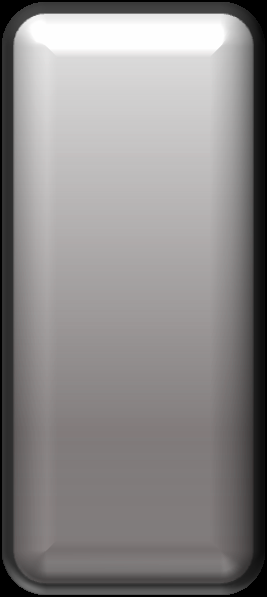
#> input picture Robot_control_interface/detection_gui/sources/gui_fig/main/1.png, 267 x 597 px, found by its file name
$ python image_add_test.py
#> lines starting #> are read from the running program, lines starting #| are printed output that depends on the picture
import cv2
import numpy as np

# [40 lines left out: functions add_alpha_channel, paste_bbox_img, not called in this run]

# ------------ test_main -------------
resize_H = 1080
resize_W = 1920
part_W = round(resize_W / 16)
part_W_l = round(resize_W / 16 * 1.2)
part_H = round(resize_H / 8)

main_icon_small_bg = cv2.imread("E:/gui_test/main/1.png", cv2.IMREAD_UNCHANGED)
#> main_icon_small_bg is the input picture: shape (597, 267, 4); mean B, G, R, A 137, 137, 139.6, 211.9
main_icon_large_left_bg = cv2.imread('E:/gui_test/main/2_left.png', cv2.IMREAD_UNCHANGED)
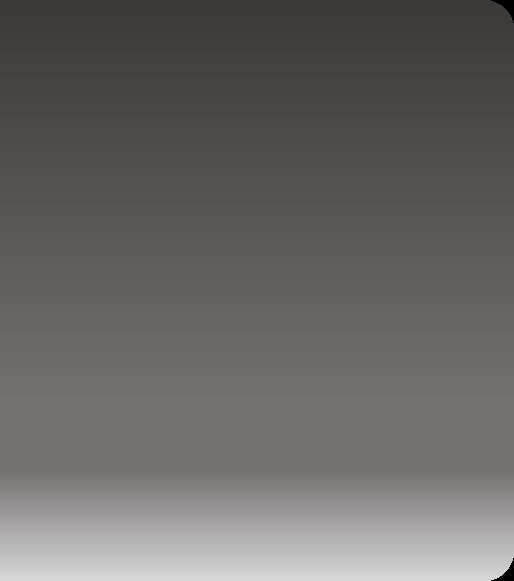
#> input picture Robot_control_interface/sources/gui_fig_v3/main/2_left.png, 514 x 581 px, found by its file name
#> main_icon_large_left_bg is the input picture: shape (581, 514, 4); mean B, G, R, A 102.3, 102.3, 106.1, 218.9
main_icon_large_right_bg = cv2.imread('E:/gui_test/main/2_right.png', cv2.IMREAD_UNCHANGED)
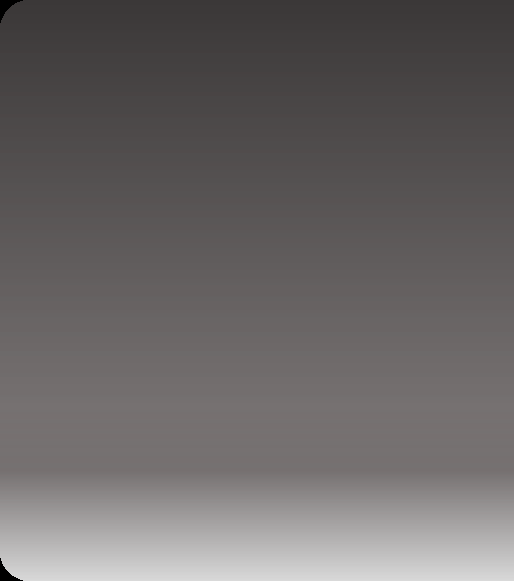
#> input picture Robot_control_interface/sources/gui_fig_v3/main/2_right.png, 514 x 581 px, found by its file name
#> main_icon_large_right_bg is the input picture: shape (581, 514, 4); mean B, G, R, A 102.3, 102.3, 106.1, 218.9
main_icon_small_bg = cv2.resize(main_icon_small_bg, (part_W_l, part_H * 2))
#> main_icon_small_bg: shape (270, 144, 4)
main_icon_large_left_bg = cv2.resize(main_icon_large_left_bg, (part_W * 2, part_H * 2))
#> main_icon_large_left_bg: shape (270, 240, 4)
main_icon_large_right_bg = cv2.resize(main_icon_large_right_bg, (part_W * 2, part_H * 2))
#> main_icon_large_right_bg: shape (270, 240, 4)

main_uterus_icon_small = cv2.imread("E:/gui_test/main/uterus_1.png", cv2.IMREAD_UNCHANGED)
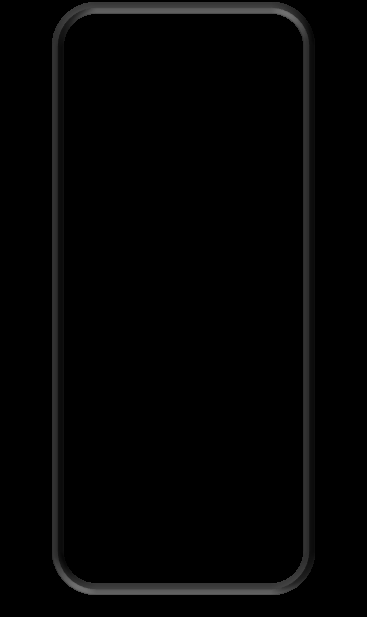
#> input picture robot_control_interface/detection_gui/sources/gui_fig/main/uterus_1.png, 367 x 617 px, found by its file name
#> main_uterus_icon_small is the input picture: shape (617, 367, 4); mean B, G, R, A 3.7, 3.7, 3.7, 28.4
main_uterus_left_icon_large = cv2.imread("E:/gui_test/main/uterus_2_left.png", cv2.IMREAD_UNCHANGED)
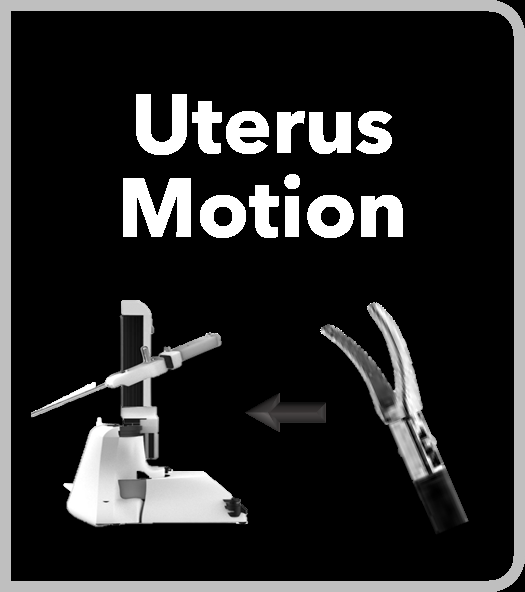
#> input picture Robot_control_interface/sources/gui_fig_v3/main/uterus_2_left.png, 525 x 592 px, found by its file name
#> main_uterus_left_icon_large is the input picture: shape (592, 525, 4); mean B, G, R, A 41.9, 41.9, 41.9, 59.8
main_uterus_right_icon_large = cv2.imread("E:/gui_test/main/uterus_2_right.png", cv2.IMREAD_UNCHANGED)
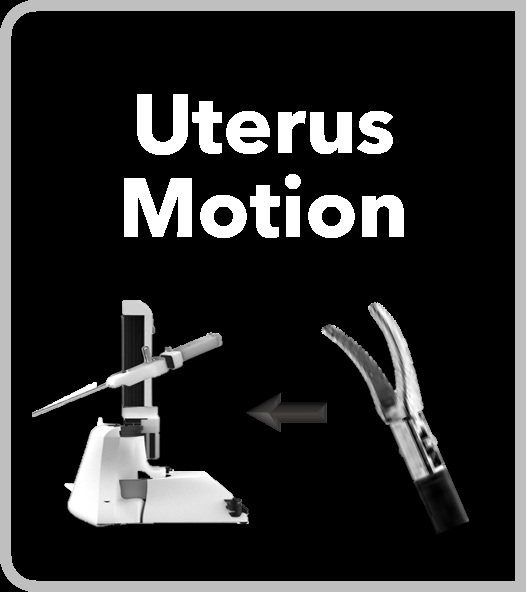
#> input picture Robot_control_interface/sources/gui_fig_v3/main/uterus_2_right.png, 526 x 592 px, found by its file name
#> main_uterus_right_icon_large is the input picture: shape (592, 526, 4); mean B, G, R, A 41.8, 41.8, 41.9, 59.7
main_uterus_icon_small = cv2.resize(main_uterus_icon_small, (part_W_l, part_H * 2))
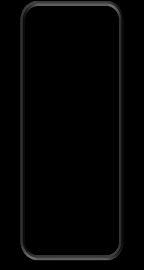
#> main_uterus_icon_small: shape (270, 144, 4); mean B, G, R, A 3.7, 3.7, 3.7, 29.1
main_uterus_left_icon_large = cv2.resize(main_uterus_left_icon_large, (part_W * 2, part_H * 2))
#> main_uterus_left_icon_large: shape (270, 240, 4)
main_uterus_right_icon_large = cv2.resize(main_uterus_right_icon_large, (part_W * 2, part_H * 2))
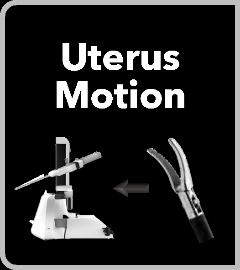
#> main_uterus_right_icon_large: shape (270, 240, 4); mean B, G, R, A 41.7, 41.7, 41.7, 59.7

main_domain_icon_small = cv2.imread('E:/gui_test/main/main_1.png', cv2.IMREAD_UNCHANGED)
main_domain_left_icon_large = cv2.imread('E:/gui_test/main/main_2_left.png', cv2.IMREAD_UNCHANGED)
main_domain_right_icon_large = cv2.imread('E:/gui_test/main/main_2_right.png', cv2.IMREAD_UNCHANGED)
#> (the run stopped early here; a loop or call above may not have finished)
